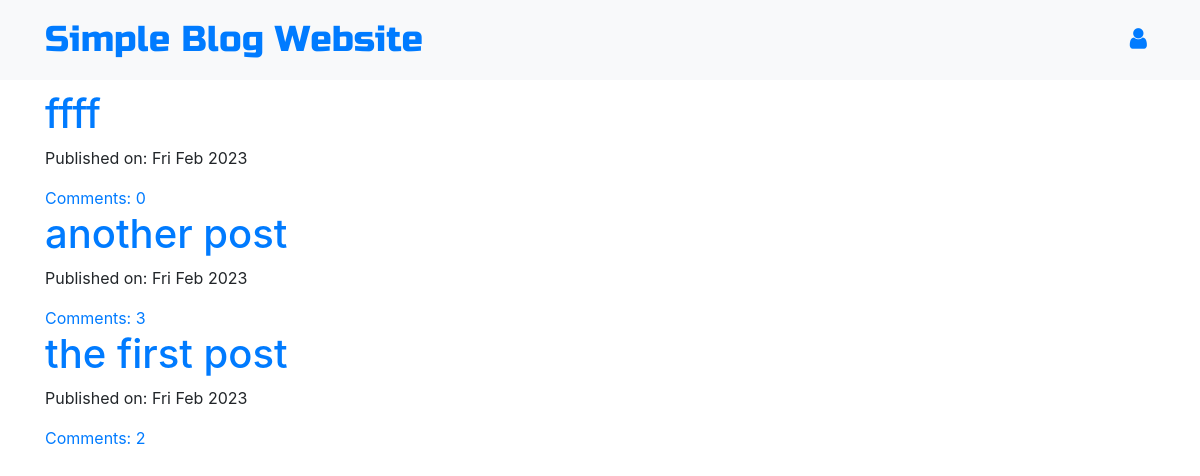
The page / on the database its author committed.
### blog/models.py (models this page shows, shortened)
class Post(models.Model):
    author = models.ForeignKey('auth.User',on_delete=models.CASCADE)
    title = models.CharField(max_length=200)
    text = models.TextField()
    created_date = models.DateTimeField(default=timezone.now)
    published_date = models.DateTimeField(blank=True, null=True)
    def approve_comments(self):
        return self.comments.filter(approved_comment=True)

### blog/views.py (the view)
# urls.py: path('',views.PostListView.as_view(),name='post_list'),
class PostListView(ListView):
    model = Post
    def get_queryset(self):    #order the posts by its create time
        return Post.objects.filter(published_date__lte=timezone.now()).order_by('-published_date')

### blog/templates/blog/post_list.html
{% extends 'blog/base.html' %}
{% block content %}
<div class="centerstage">
    {% for post in post_list %}
        <div class="post">
            <h1><a href="{% url 'post_detail' pk=post.pk %}">{{ post.title }}</a></h1>
            <div class="date">
                <p>Published on: {{ post.published_date|date:"D M Y"}}</p>
            </div>
            <a href="{% url 'post_detail' pk=post.pk %}">Comments: {{ post.approve_comments.count }}</a>
        </div>
    {% endfor %}
</div>
{% endblock %}

### blog/static/css/blog.css (style rules this page uses)
.centerstage { margin-left: auto; margin-right: auto; }

### rows shown on the page
Post: title "ffff", published_date "Fri Feb 2023", approve_comments.count "0"
Post: title "another post", published_date "Fri Feb 2023", approve_comments.count "3"
Post: title "the first post", published_date "Fri Feb 2023", approve_comments.count "2"
